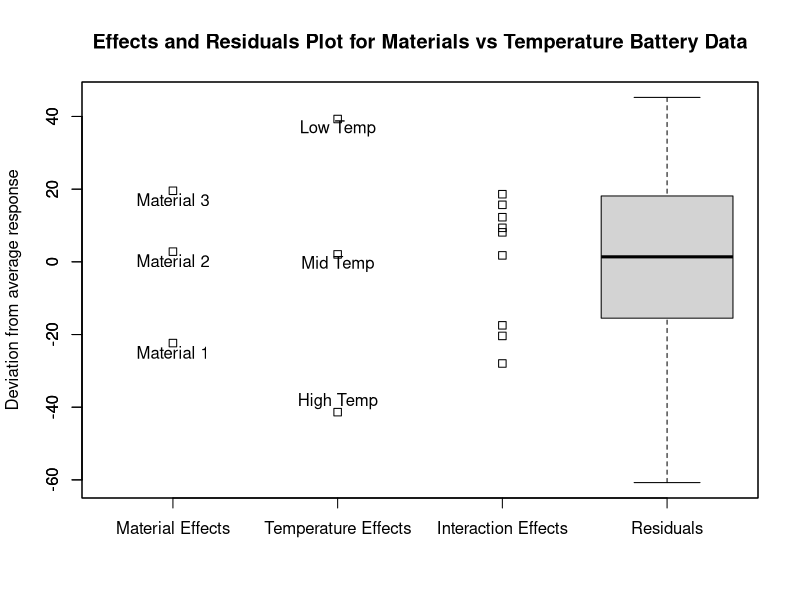
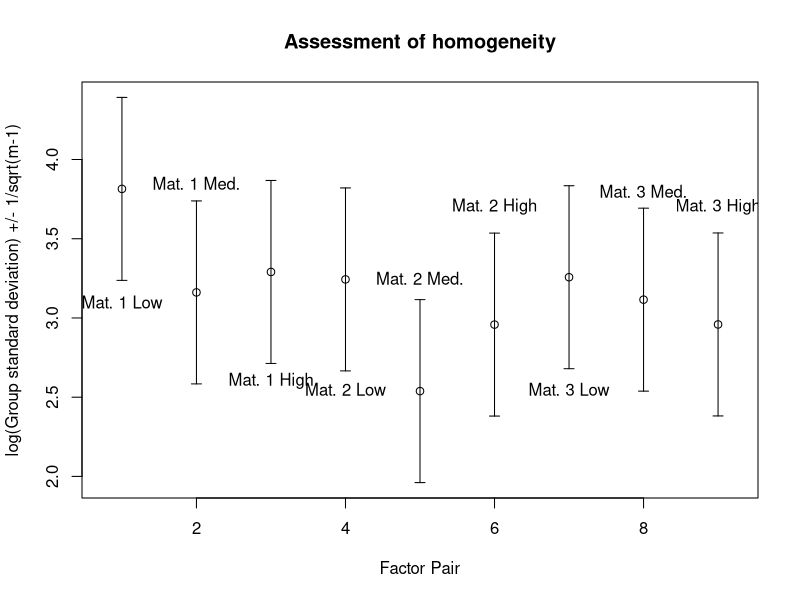

These figures' R source, in order:
m1l = c(130,155,74,180)
m1m = c(34,40,80,75)
m1h = c(20,70,82,58)
m2l = c(150,188,159,126)
m2m = c(136,122,106,115)
m2h = c(25,70,58,45)
m3l = c(138,110,168,160)
m3m = c(174,120,150,139)
m3h = c(96,104,82,60)

mean(m1l)
mean(m1m)
mean(m1h)
mean(m2l)
mean(m2m)
mean(m2h)
mean(m3l)
mean(m3m)
mean(m3h)

m1lr = m1l - mean(m1l)
m1mr = m1m - mean(m1m)
m1hr = m1h - mean(m1h)
m2lr = m2l - mean(m2l)
m2mr = m2m - mean(m2m)
m2hr = m2h - mean(m2h)
m3lr = m3l - mean(m3l)
m3mr = m3m - mean(m3m)
m3hr = m3h - mean(m3h)

resids=c(m1lr,m1mr,m1hr,m2lr,m2mr,m2hr,m3lr,m3mr,m3hr)

m1lr
m1mr
m1hr
m2lr
m2mr
m2hr
m3lr
m3mr
m3hr

mean(abs(m1lr))
mean(abs(m1mr))
mean(abs(m1hr))
mean(abs(m2lr))
mean(abs(m2mr))
mean(abs(m2hr))
mean(abs(m3lr))
mean(abs(m3mr))
mean(abs(m3hr))

mean(m1l) - 144.833
mean(m1m) - 107.583
mean(m1h) - 64.167
mean(m2l) - 144.833
mean(m2m) - 107.583
mean(m2h) - 64.167
mean(m3l) - 144.833
mean(m3m) - 107.583
mean(m3h) - 64.167

144.833 - 105.528
107.583 - 105.528
64.167  - 105.528

mean(m1l) - 144.833 - (-22.361)
mean(m1m) - 107.583 - (-22.361)
mean(m1h) - 64.167  - (-22.361)

mean(m2l) - 144.833 - (2.806)
mean(m2m) - 107.583 - (2.806)
mean(m2h) - 64.167  - (2.806)

mean(m3l) - 144.833 - (19.556)
mean(m3m) - 107.583 - (19.556)
mean(m3h) - 64.167  - (19.556)

ints = c((mean(m1l) - 144.833 - (-22.361)), (mean(m1m) - 107.583 - (-22.361)), (mean(m1h) - 64.167  - (-22.361)), (mean(m2l) - 144.833 - (2.806)), (mean(m2m) - 107.583 - (2.806)), (mean(m2h) - 64.167  - (2.806)), (mean(m3l) - 144.833 - (19.556)), (mean(m3m) - 107.583 - (19.556)), (mean(m3h) - 64.167  - (19.556)))

#Materials - row group effects; Temps - column group effects; Interactions; Residual BP

stripchart(c(-22.361,2.806,19.556), 
           vertical = TRUE, 
           xlim=c(0.8,2.7),
           ylim=c(range(resids)),
           main="Effects and Residuals Plot for Materials vs Temperature Battery Data",
           ylab="Deviation from average response")

text(1, 
     c(-22.361-2.5,2.806-2.5,19.556-2.5), 
     labels=c("Material 1", "Material 2", "Material 3"))

stripchart(c(39.305,2.055,-41.361), 
           vertical = TRUE,
           add = TRUE,
           at = 1.5)

text(1.5, 
     c(39.305-2.7,2.055-2.7,-41.361+2.9), 
     labels=c("Low Temp", "Mid Temp", "High Temp"))

stripchart(ints, 
           vertical = TRUE,
           add = TRUE,
           at = 2)

boxplot(resids,
        add=TRUE,
        at = 2.5)

axis(1, 
     at=c(1,1.5,2,2.5), 
     labels=c("Material Effects", "Temperature Effects", "Interaction Effects", "Residuals"),
     tick=TRUE)

sum(ints^2)
ints_s = ints^2
4*sum(ints_s)
12*sum(c(-22.361,2.806,19.556)^2)
12*sum(c(39.305,2.055,-41.361)^2)
sum(resids^2)
resids

acc = 1/(sqrt(3))

m1ls = sd(m1l)
m1ms = sd(m1m)
m1hs = sd(m1h)
m2ls = sd(m2l)
m2ms = sd(m2m)
m2hs = sd(m2h)
m3ls = sd(m3l)
m3ms = sd(m3m)
m3hs = sd(m3h)

sds = c(m1ls,m1ms,m1hs,m2ls,m2ms,m2hs,m3ls,m3ms,m3hs)
sds_l = log(sds)

plot(c(1:9),
     sds_l,
     xlim=c(0.8,9.2),
     ylim=range(c(sds_l-acc, sds_l+acc)), 
     main="Assessment of homogeneity", 
     xlab="Factor Pair", 
     ylab="log(Group standard deviation) +/- 1/sqrt(m-1)")

arrows(c(1:9), 
       sds_l-acc, c(1:9), 
       sds_l+acc, 
       length=0.05, 
       angle=90, 
       code=3)
text(c(1:9), 
     c(3.1,3.85,2.6,2.55,3.25,3.7,2.55,3.8,3.7),
     labels=c("Mat. 1 Low", "Mat. 1 Med.", "Mat. 1 High", "Mat. 2 Low", "Mat. 2 Med.", "Mat. 2 High", "Mat. 3 Low", "Mat. 3 Med.", "Mat. 3 High"))